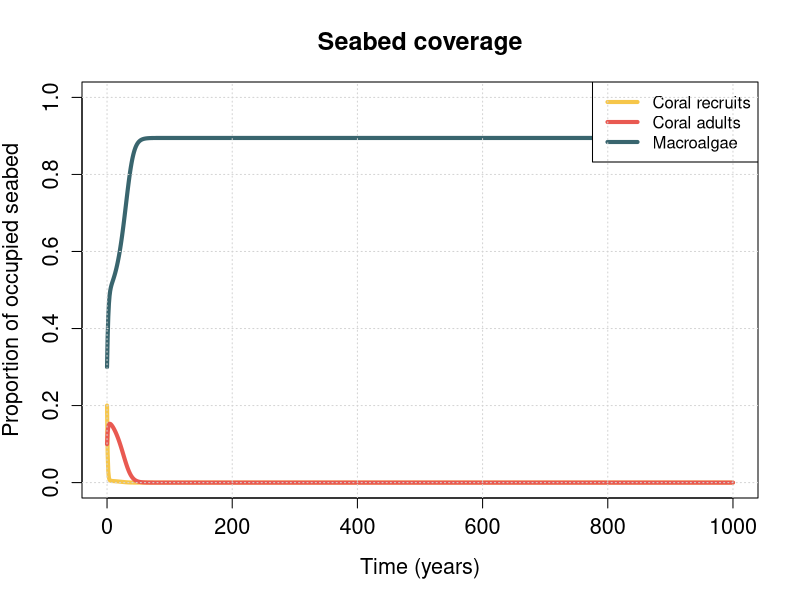

This chart was generated by the following R code: (Note: this script raises an error after producing the figure.)
library(deSolve)
library(fields)


  
# Parameters
k <- 0.25
w <- 0.4
a <- 0.2
s <- 0.95
n <- 0.5
g <- 0.4
b <- 0.2
m <- 0.05
z <- 0.64
o <- 4
h <- 0.1
e <- 0     # ranges between 0 and 1


# Initial conditions
R <- 0.2
C <- 0.1
M <- 0.3

times <- seq(0,1000,1)

derivative = function(t,y,param){
  R = y[1]
  C = y[2]
  M = y[3]
  
  dR = k*(w*C + e)*(1 - R - C - M) - a*R - s*R*M - n*R
  dC = a*R + g*C*(1 - R - C - M) - b*C*M - m*C
  dM = s*M*(1 - C - M) + b*C*M - z*M*((o*C)/(1+o*C)) - h*M
  
  list(c(dR,dC,dM))
}

init <- c(R,C,M)
all.out <- ode(init, times, derivative, parms=NULL)

all.out[,2]


# RESULTS
plot(x = times, y = all.out[,2], type = "l", main = "Seabed coverage",
     ylab = "Proportion of occupied seabed", xlab = "Time (years)", ylim=c(0,1),
     pch = 3, lwd = 4, col = '#F6C64A', cex.main = 1.5, cex.axis=1.3, cex.lab=1.3)

lines(x = times, y = all.out[,3], type = "l",
     pch = 3, lwd = 4, col = '#E95951')
lines(x = times, y = all.out[,4], type = "l",
      pch = 3, lwd = 4, col = '#39656E')

legend(x = "topright",         
       legend = c("Coral recruits", "Coral adults", "Macroalgae"), 
       lty = 1,           
       col = c('#F6C64A', '#E95951', "#39656E"),
       lwd = 4) 
grid()


##################################################################################################################################

initcond.out <- list()
num_scenarios <- 1000

# Random scenario
for (i in 1:(num_scenarios)) {
  init <- runif(4)
  init <- init / sum(init)
  init <- init[1:3]
  initcond.out <- append(initcond.out, list(ode(init, times, derivative, parms=NULL)))
}

# Color coding
corals.out <- list()
algae.out <- list()
for (i in 1:num_scenarios) {
  init <- runif(4)
  init <- init / sum(init)
  init <- init[1:3]
  init_values <- append(init_values, list(c(R,C,M)))
  temp.out <- ode(init, times, derivative, parms=NULL)
  
  if (temp.out[999,3] > 0.8){
    corals.out <- append(corals.out, list(temp.out))
  }
  else {
    algae.out <- append(algae.out, list(temp.out))
  }
}

#Not so random scenario
values <- seq(0,1,0.01)
init_values <- list()
for (c in 1:100){
  C <- values[c]
  
  for (m in 1:(100*(1-C))) {
    M <- values[m] 
    R <- runif(1, 0, 1-C-M)
    
    init_values <- append(init_values, list(c(R,C,M)))
  }
}


corals.out <- list()
algae.out <- list()
init <- c(0,0,0)

for (i in 0:length(init_values)){
  init <- init_values[i]
  print(init)
  
}

len = length(init_values)
for (i in 0:len) {
  init <- init_values[i]
  print(init_values[i])
  temp.out <- ode(init, times, derivative, parms=NULL)
  if (temp.out[999,3] >= 0.8){
    corals.out <- append(corals.out, list(temp.out))
  }
  else {
    algae.out <- append(algae.out, list(temp.out))
  }
}




# Plot phase plane: Corals vs. Macroalgae [one matrix]
plot(initcond.out[[1]][,4], initcond.out[[1]][,3], type="l", xlab="Macroalgae", ylab="Corals", main="Phase plane: Corals vs. Macroalgae", 
     ylim=c(0,0.9), xlim=c(0,0.9), pch = 3, lwd = 1, cex.main = 1.5, cex.axis=1.3, cex.lab=1.3, col="#39656E")
for (i in 2:num_scenarios) {
  lines(initcond.out[[i]][,4], initcond.out[[i]][,3], type="l", pch = 3, lwd = 1, col="#39656E")
}


# Plot phase plane: Corals vs. Macroalgae [two matrix]
plot(corals.out[[1]][,4], corals.out[[1]][,3], type="l", xlab="Macroalgae", ylab="Corals", main="Phase plane: Corals vs. Macroalgae", 
     ylim=c(0,0.9), xlim=c(0,0.9), pch = 3, lwd = 1, cex.main = 1.5, cex.axis=1.3, cex.lab=1.3, col="#E95951")
lines(algae.out[[1]][,4], algae.out[[1]][,3], type="l", pch = 3, lwd = 1, col="#39656E")

len <- max(length(corals.out),length(algae.out))
for (i in 2:len) {
  if (i < length(corals.out)){
    lines(corals.out[[i]][,4], corals.out[[i]][,3], type="l", pch = 3, lwd = 1, col="#E95951")
  }
  if (i < length(algae.out)) {
    lines(algae.out[[i]][,4], algae.out[[i]][,3], type="l", pch = 3, lwd = 1, col="#39656E")
  }
}


##################################################################################################################################

e_values <- seq(0,1,10)
e_values <- 

# Random scenario
for (i in 1:(num_scenarios)) {
  init <- runif(4)
  init <- init / sum(init)
  init <- init[1:3]
  initcond.out <- append(initcond.out, list(ode(init, times, derivative, parms=NULL)))
}


# Coral cover and external supply
plot(algae.out[[1]][,4], algae.out[[1]][,3], type="l", xlab="Macroalgae", ylab="Corals", main="Phase plane: Corals vs. Macroalgae", 
     ylim=c(0,1), xlim=c(0,1), pch = 3, lwd = 1, cex.main = 1.5, cex.axis=1.3, cex.lab=1.3, col="#39656E")
for (i in 2:num_scenarios) {
  lines(algae.out[[i]][,4], algae.out[[i]][,3], type="l", pch = 3, lwd = 1, col="#39656E")
}
